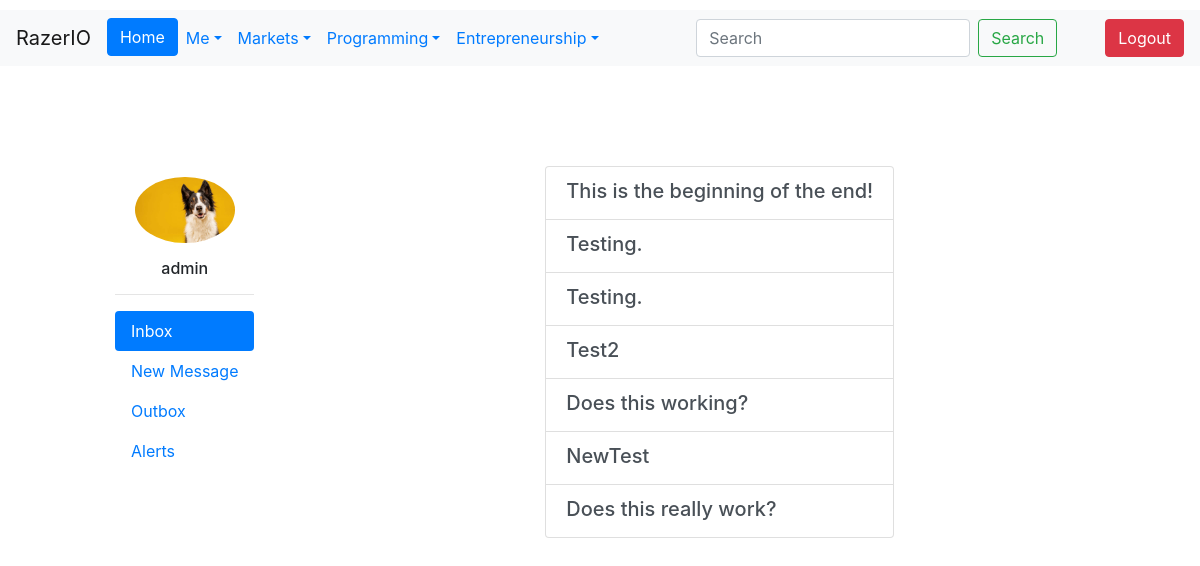
The page /inbox/ (signed in) on the database as committed earlier.
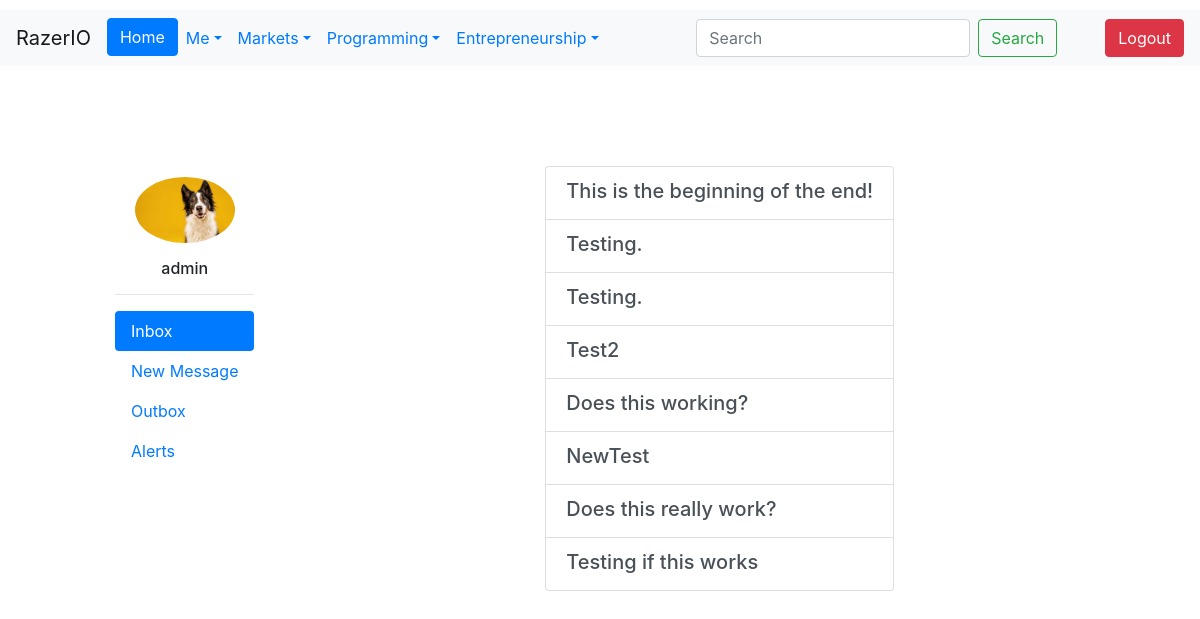
The same page on the database as committed later.
### MessagingAlerts/models.py (models this page shows, shortened)
class Conversation(models.Model):
    participants = models.ManyToManyField(User, through='Participant', related_name='conversations')
    created_at = models.DateTimeField(auto_now_add=True)
    subject = models.TextField(max_length=256, blank=True, null=True)

### MessagingAlerts/views.py (the view)
# urls.py: path('inbox/', inbox, name='inbox'),
def inbox(request, user_id=None):
    user = request.user
    unread_alerts = Alert.objects.filter(recipient=request.user, read=False)
    participant_conversation_ids = Participant.objects.filter(user=request.user).values_list('conversation', flat=True)
    conversations = Conversation.objects.filter(id__in=participant_conversation_ids)
    outmessages = Message.objects.filter(sender=user).select_related('conversation')
    recipient = None
    if user_id:
        recipient = get_object_or_404(User, id=user_id)
    if request.method == 'POST':
        form = StartNewConversationForm(request.POST, user=user)
        if form.is_valid():
            form.save(sender=user)
            messages.success(request, 'Conversation started successfully.')
            return redirect('inbox')
    else:
        form = StartNewConversationForm(user=user, recipient=recipient)
    context = {
        'conversations':conversations,
        'participantids':participant_conversation_ids,
        'form':form,
        'alerts':unread_alerts,
        'outmessages':outmessages,
        }
    return render(request, 'inbox.html', context=context)

### MessagingAlerts/forms.py (shortened to what this page needs)
class StartNewConversationForm(forms.ModelForm):
    subject = forms.CharField(max_length=256, required=False)
    message = forms.CharField(max_length=10000)
    participants = forms.ModelMultipleChoiceField(queryset=User.objects.none())
    class Meta:
        model = Conversation
        fields = ['participants', 'subject']
    def __init__(self, *args, **kwargs):
        user = kwargs.pop('user')
        recipient = kwargs.pop('recipient', None)
        super().__init__(*args, **kwargs)
        self.fields['participants'].queryset = User.objects.filter(
            Q(followers__User=user) & Q(following__Following_User_ID=user)
        ).exclude(id=user.id)
        if recipient:
            self.fields['participants'].initial = [recipient]

### Users/models.py (called while the page is built)
    def __str__(self):
        return self.username

### templates/inbox.html (shortened to what this page needs)
{% extends 'base.html' %}
{% load static %}
{% block content %}
<div class="d-flex align-items-center container-fluid">
  <div class="nav flex-column nav-pills me-3 custom1" id="v-pills-tab" role="tablist" aria-orientation="vertical">
    <div class="pt-3">
    {% if request.user.ProfilePic %}
      <img src="{{ request.user.ProfilePic.url }}" alt="Profile Image" class="rounded-circle mx-auto d-block img-fluid" width="100">
    {% else %}
      <img src="{% static 'img/pfp.jpg' %}" alt="Profile Image" class="rounded-circle mx-auto d-block img-fluid" width="100">
    {% endif %}
        <h6 class="text-center mt-3">{{ request.user.username }}</h6>
      <hr>
      </div>
    <a class="nav-link active" id="v-pills-home-tab" data-toggle="pill" href="#v-pills-home" role="tab" aria-controls="v-pills-home" aria-selected="true">Inbox</a>
    <a class="nav-link" id="v-pills-profile-tab" data-toggle="pill" href="#v-pills-profile" role="tab" aria-controls="v-pills-profile" aria-selected="false">New Message</a>
    <a class="nav-link" id="v-pills-messages-tab" data-toggle="pill" href="#v-pills-messages" role="tab" aria-controls="v-pills-messages" aria-selected="false">Outbox</a>
    <a class="nav-link" id="v-pills-settings-tab" data-toggle="pill" href="#v-pills-settings" role="tab" aria-controls="v-pills-settings" aria-selected="false">Alerts</a>
  </div>
  <div class="tab-content mx-auto" id="v-pills-tabContent">
    <div class="tab-pane fade show active" id="v-pills-home" role="tabpanel" aria-labelledby="v-pills-home-tab">
      <div class="list-group">
          {% for conversation in conversations %}
          <a href="{% url 'conversation' id=conversation.id %}" class="list-group-item list-group-item-action{% if conversation.is_read %} read{% endif %}">
            <div class="d-flex w-100 justify-content-between">
              <h5 class="mb-1">{{ conversation.subject }}</h5>
            </div>
          </a>
          {% empty %}
          <p>No messages yet.</p>
          {% endfor %}
        </div>
    </div>
    </div>
  </div>
{% endblock %}

Rows that differ between the two databases and show on the page:
added Conversation: subject "Testing if this works"
